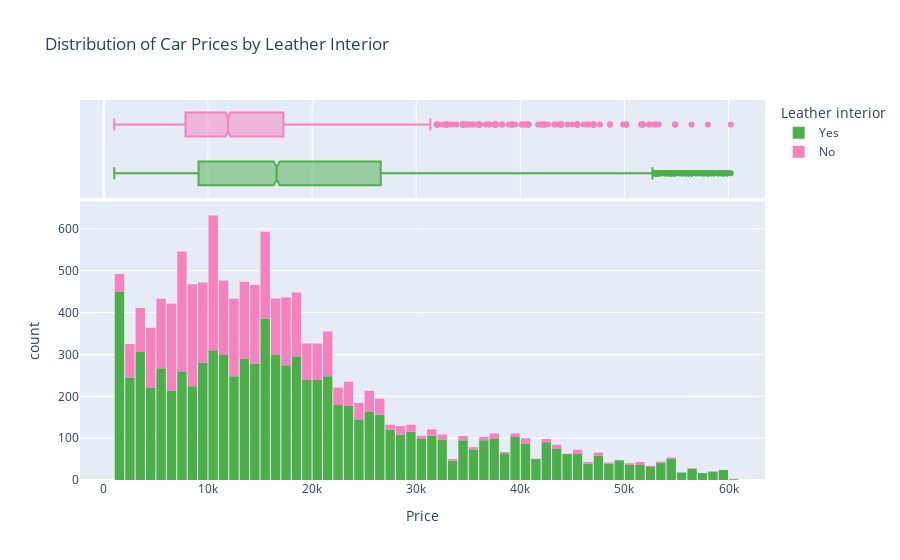

Notebook cell for this chart:
### Code cell
fig = px.histogram(train_97_quantile, 
                   x='Price', 
                   marginal='box', 
                   color='Leather interior', 
                   color_discrete_sequence=['#4daf4a', '#f781bf'], 
                   title='Distribution of Car Prices by Leather Interior')
fig.update_layout(bargap=0.1)
fig.show()

### Figure 1 — Plotly figure (JSON) as saved in the notebook; plotly's stock layout.template omitted (floating-point values rounded to 4 significant figures; data arrays with more than 128 entries replaced by an {"elided": "..."} marker saying what was removed)
{"data": [{"alignmentgroup": "True", "bingroup": "x", "hovertemplate": "Leather interior=Yes<br>Price=%{x}<br>count=%{y}<extra></extra>", "legendgroup": "Yes", "marker": {"color": "#4daf4a", "pattern": {"shape": ""}}, "name": "Yes", "offsetgroup": "Yes", "orientation": "v", "showlegend": true, "type": "histogram", "x": {"elided": "8821 int values"}, "xaxis": "x", "yaxis": "y"}, {"alignmentgroup": "True", "hovertemplate": "Leather interior=Yes<br>Price=%{x}<extra></extra>", "legendgroup": "Yes", "marker": {"color": "#4daf4a"}, "name": "Yes", "notched": true, "offsetgroup": "Yes", "showlegend": false, "type": "box", "x": {"elided": "8821 int values"}, "xaxis": "x2", "yaxis": "y2"}, {"alignmentgroup": "True", "bingroup": "x", "hovertemplate": "Leather interior=No<br>Price=%{x}<br>count=%{y}<extra></extra>", "legendgroup": "No", "marker": {"color": "#f781bf", "pattern": {"shape": ""}}, "name": "No", "offsetgroup": "No", "orientation": "v", "showlegend": true, "type": "histogram", "x": {"elided": "3905 int values"}, "xaxis": "x", "yaxis": "y"}, {"alignmentgroup": "True", "hovertemplate": "Leather interior=No<br>Price=%{x}<extra></extra>", "legendgroup": "No", "marker": {"color": "#f781bf"}, "name": "No", "notched": true, "offsetgroup": "No", "showlegend": false, "type": "box", "x": {"elided": "3905 int values"}, "xaxis": "x2", "yaxis": "y2"}], "layout": {"bargap": 0.1, "barmode": "relative", "legend": {"title": {"text": "Leather interior"}, "tracegroupgap": 0}, "title": {"text": "Distribution of Car Prices by Leather Interior"}, "xaxis": {"anchor": "y", "domain": [0, 1], "title": {"text": "Price"}}, "xaxis2": {"anchor": "y2", "domain": [0, 1], "matches": "x", "showgrid": true, "showticklabels": false}, "yaxis": {"anchor": "x", "domain": [0, 0.7326], "title": {"text": "count"}}, "yaxis2": {"anchor": "x2", "domain": [0.7426, 1], "matches": "y2", "showgrid": false, "showline": false, "showticklabels": false, "ticks": ""}}}
